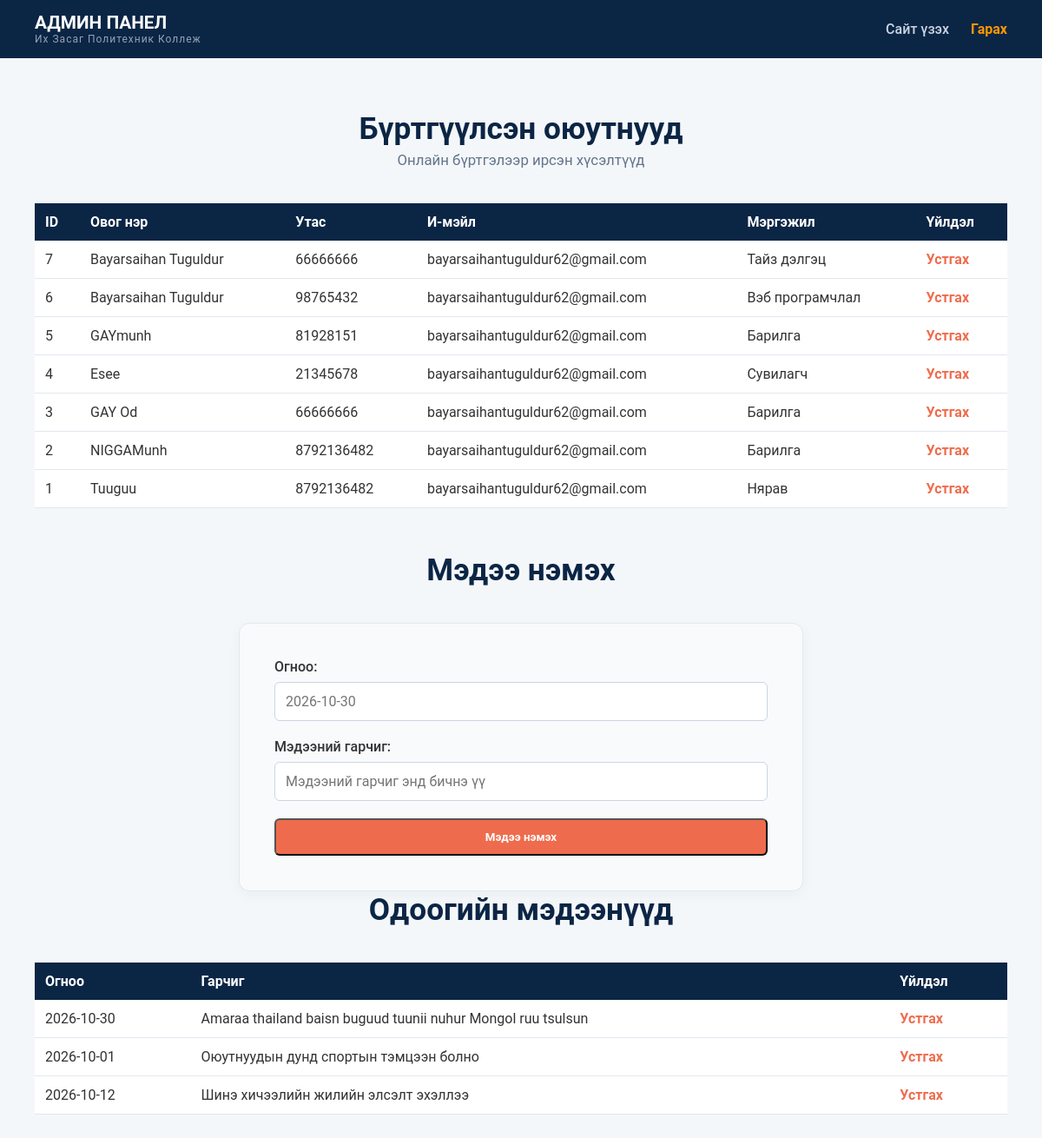
Page /admin/submissions (signed in) on the committed database.
### app.py (models this page shows)
class Registration(db.Model):
    id = db.Column(db.Integer, primary_key=True)
    fullname = db.Column(db.String(100), nullable=False)
    phone = db.Column(db.String(20), nullable=False)
    email = db.Column(db.String(120), nullable=False)
    program = db.Column(db.String(100), nullable=False)

class News(db.Model):
    id = db.Column(db.Integer, primary_key=True)
    date = db.Column(db.String(20), nullable=False)
    title = db.Column(db.String(200), nullable=False)

### app.py (the view)
@app.route("/admin/submissions")
def view_submissions():
    if not session.get('logged_in'):
        return redirect(url_for('admin_login'))
    return render_template("admin.html",
                         registrations=Registration.query.order_by(Registration.id.desc()).all(),
                         news=News.query.order_by(News.id.desc()).all())

### templates/admin.html (shortened to what this page needs)
<!DOCTYPE html>
<html lang="mn">
<head>
    <link rel="stylesheet" href="{{ url_for('static', filename='style.css') }}">
</head>
<body>
    <header class="header">
        <div class="nav-container">
            <div class="logo">
                <div class="logo-text">
                    <h1>АДМИН ПАНЕЛ</h1>
                    <p>Их Засаг Политехник Коллеж</p>
                </div>
            </div>
            <nav class="nav-menu">
                <ul>
                    <li><a href="{{ url_for('index') }}" target="_blank">Сайт үзэх</a></li>
                    <li><a href="{{ url_for('admin_logout') }}" class="btn-admin">Гарах</a></li>
                </ul>
            </nav>
        </div>
    </header>
    <div class="section">
        <div class="section-header">
            <h2 class="section-title">Бүртгүүлсэн оюутнууд</h2>
            <p class="section-subtitle">Онлайн бүртгэлээр ирсэн хүсэлтүүд</p>
        </div>
        <div style="overflow-x: auto; margin-bottom: 50px;">
            <table style="width: 100%; border-collapse: collapse; background: white; box-shadow: 0 4px 10px rgba(0,0,0,0.05);">
                <thead>
                    <tr style="background: #0b2545; color: white; text-align: left;">
                        <th style="padding: 12px;">ID</th>
                        <th style="padding: 12px;">Овог нэр</th>
                        <th style="padding: 12px;">Утас</th>
                        <th style="padding: 12px;">И-мэйл</th>
                        <th style="padding: 12px;">Мэргэжил</th>
                        <th style="padding: 12px;">Үйлдэл</th>
                    </tr>
                </thead>
                <tbody>
                    {% for reg in registrations %}
                    <tr style="border-bottom: 1px solid #e2e8f0;">
                        <td style="padding: 12px;">{{ reg.id }}</td>
                        <td style="padding: 12px;">{{ reg.fullname }}</td>
                        <td style="padding: 12px;">{{ reg.phone }}</td>
                        <td style="padding: 12px;">{{ reg.email }}</td>
                        <td style="padding: 12px;">{{ reg.program }}</td>
                        <td style="padding: 12px;"><a href="{{ url_for('delete_registration', reg_id=reg.id) }}" style="color: #ee6c4d; text-decoration: none; font-weight: bold;">Устгах</a></td>
                    </tr>
                    {% else %}
                    <tr><td colspan="6" style="padding: 20px; text-align: center; color: #64748b;">Бүртгэл байхгүй байна.</td></tr>
                    {% endfor %}
                </tbody>
            </table>
        </div>
        <div class="section-header">
            <h2 class="section-title">Мэдээ нэмэх</h2>
        </div>
        <form action="{{ url_for('add_news') }}" method="POST" class="register-form" style="margin-bottom: 50px;">
            <div class="form-group">
                <label>Огноо:</label>
                <input type="text" name="date" required placeholder="2026-10-30">
            </div>
            <div class="form-group">
                <label>Мэдээний гарчиг:</label>
                <input type="text" name="title" required placeholder="Мэдээний гарчиг энд бичнэ үү">
            </div>
            <button type="submit" class="btn btn-primary btn-block">Мэдээ нэмэх</button>
        </form>
        <div class="section-header">
            <h2 class="section-title">Одоогийн мэдээнүүд</h2>
        </div>
        <div style="overflow-x: auto;">
            <table style="width: 100%; border-collapse: collapse; background: white; box-shadow: 0 4px 10px rgba(0,0,0,0.05);">
                <thead>
                    <tr style="background: #0b2545; color: white; text-align: left;">
                        <th style="padding: 12px;">Огноо</th>
                        <th style="padding: 12px;">Гарчиг</th>
                        <th style="padding: 12px;">Үйлдэл</th>
                    </tr>
                </thead>
                <tbody>
                    {% for item in news %}
                    <tr style="border-bottom: 1px solid #e2e8f0;">
                        <td style="padding: 12px;">{{ item.date }}</td>
                        <td style="padding: 12px;">{{ item.title }}</td>
                        <td style="padding: 12px;"><a href="{{ url_for('delete_news', news_id=item.id) }}" style="color: #ee6c4d; text-decoration: none; font-weight: bold;">Устгах</a></td>
                    </tr>
                    {% else %}
                    <tr><td colspan="3" style="padding: 20px; text-align: center; color: #64748b;">Мэдээ байхгүй байна.</td></tr>
                    {% endfor %}
                </tbody>
            </table>
        </div>
    </div>
</body>
</html>

### static/style.css (style rules this page uses)
* { margin: 0; padding: 0; box-sizing: border-box !important; font-family: 'Roboto', sans-serif; }
html, body { width: 100% !important; min-width: 100% !important; max-width: 100% !important; overflow-x: hidden; background-color: #f4f7fa; color: #333; }
.header { background-color: #0b2545; color: #fff; width: 100% !important; padding: 15px 0; position: sticky; top: 0; z-index: 1000; }
.nav-container { display: flex; justify-content: space-between; align-items: center; width: 100% !important; padding: 0 40px; }
.logo { display: flex; align-items: center; gap: 12px; }
.logo-text h1 { font-size: 1.3rem; color: #fff; line-height: 1.1; }
.logo-text p { font-size: 0.75rem; color: #94a3b8; letter-spacing: 1px; }
.nav-menu ul { display: flex; list-style: none; align-items: center; gap: 25px; }
.nav-menu ul li a { color: #cbd5e1; text-decoration: none; font-size: 1rem; font-weight: 500; }
.btn-admin { color: #ff9800 !important; font-weight: bold !important; }
.btn { padding: 12px 28px; border-radius: 6px; font-weight: 600; text-decoration: none; display: inline-block; }
.btn-primary { background-color: #ee6c4d; color: white; }
.section { width: 100% !important; padding: 60px 40px; }
.section-header { text-align: center; margin-bottom: 40px; }
.section-title { font-size: 2.2rem; color: #0b2545; }
.section-subtitle { color: #64748b; font-size: 1.05rem; margin-top: 5px; }
.register-form { max-width: 650px; margin: 0 auto !important; background: #f8fafc; padding: 40px; border-radius: 12px; border: 1px solid #e2e8f0; box-shadow: 0 4px 15px rgba(0,0,0,0.04); }
.form-group { margin-bottom: 20px; }
.form-group label { display: block; margin-bottom: 8px; font-weight: 500; }
.form-group input, .form-group select { width: 100%; padding: 12px; border: 1px solid #cbd5e1; border-radius: 6px; font-size: 1rem; }
.btn-block { width: 100%; text-align: center; }

### rows in the picture
Registration: id "7", fullname "Bayarsaihan Tuguldur", phone "66666666", email "bayarsaihantuguldur62@gmail.com", program "Тайз дэлгэц"
Registration: id "6", fullname "Bayarsaihan Tuguldur", phone "98765432", email "bayarsaihantuguldur62@gmail.com", program "Вэб програмчлал"
Registration: id "5", fullname "GAYmunh", phone "81928151", email "bayarsaihantuguldur62@gmail.com", program "Барилга"
Registration: id "4", fullname "Esee", phone "21345678", email "bayarsaihantuguldur62@gmail.com", program "Сувилагч"
Registration: id "3", fullname "GAY Od", phone "66666666", email "bayarsaihantuguldur62@gmail.com", program "Барилга"
Registration: id "2", fullname "NIGGAMunh", phone "8792136482", email "bayarsaihantuguldur62@gmail.com", program "Барилга"
Registration: id "1", fullname "Tuuguu", phone "8792136482", email "bayarsaihantuguldur62@gmail.com", program "Нярав"
News: date "2026-10-30", title "Amaraa thailand baisn buguud tuunii nuhur Mongol ruu tsulsun"
News: date "2026-10-01", title "Оюутнуудын дунд спортын тэмцээн болно"
News: date "2026-10-12", title "Шинэ хичээлийн жилийн элсэлт эхэллээ"
